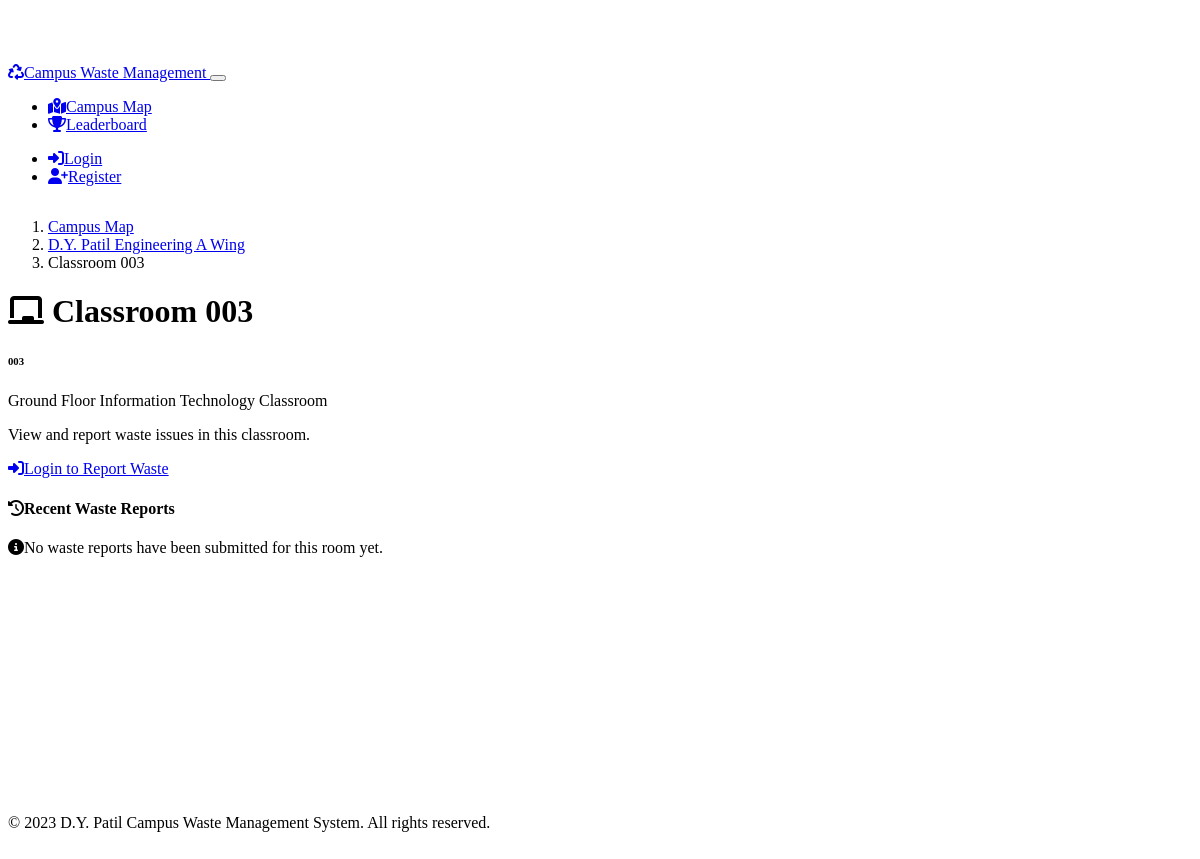
/room/3, run on an earlier commit of the app's database.
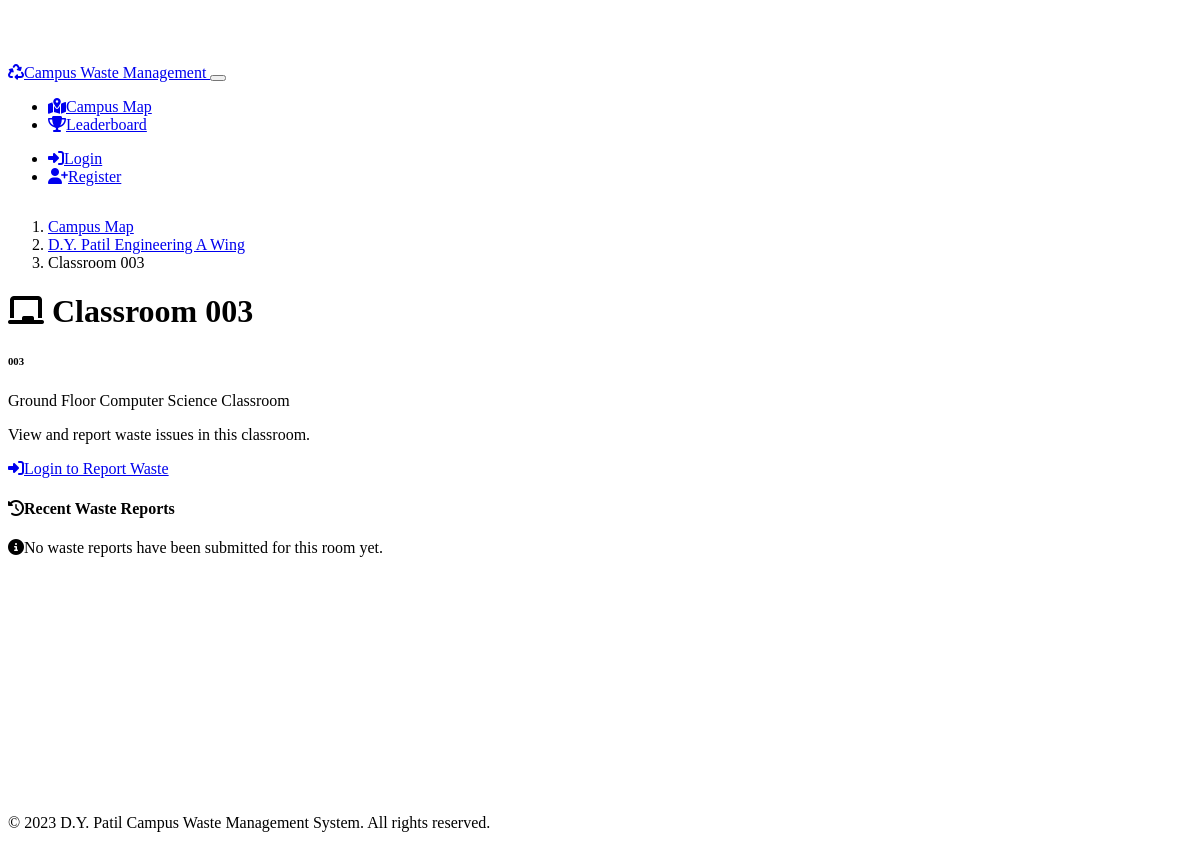
And on a later commit of the database.
### models.py (models this page shows, shortened)
class Department(db.Model):
    id = db.Column(db.Integer, primary_key=True)
    name = db.Column(db.String(100), nullable=False)
    rooms = db.relationship('Room', backref='department', lazy='dynamic')

### app.py (the view)
@app.route('/room/<int:room_id>')
def room(room_id):
    room = Room.query.get_or_404(room_id)
    reports = WasteReport.query.filter_by(room_id=room_id).order_by(WasteReport.created_at.desc()).all()
    return render_template('room.html', room=room, reports=reports,
                          get_severity_badge_class=get_severity_badge_class,
                          get_waste_type_icon=get_waste_type_icon,
                          get_status_badge_class=get_status_badge_class)

### templates/room.html (shortened to what the changed rows need)
{% extends 'base.html' %}
{% block content %}
<div class="row mb-4">
    <div class="col-12">
        <div class="card mb-4">
            <div class="card-body">
                <div class="row">
                    <div class="col-md-8">
                        <h1 class="card-title">
                            {% if room.room_type == 'classroom' %}
                            <i class="fas fa-chalkboard me-2"></i>
                            {% else %}
                            <i class="fas fa-flask me-2"></i>
                            {% endif %}
                            {{ room.name }}
                        </h1>
                        <div class="mb-3">
                            <span class="badge bg-primary me-2">{{ room.floor.name }}</span>
                            <span class="badge bg-info me-2">{{ room.department.name }}</span>
                            <span class="badge bg-secondary me-2">{{ room.room_type|capitalize }}</span>
                        </div>
                    </div>
                </div>
            </div>
        </div>
    </div>
</div>
{% endblock %}

What changed in the data, as far as the page shows it:
no longer on this page (row edited): Department: department.name "Information Technology"
now on this page (row edited): Department: department.name "Computer Science"
